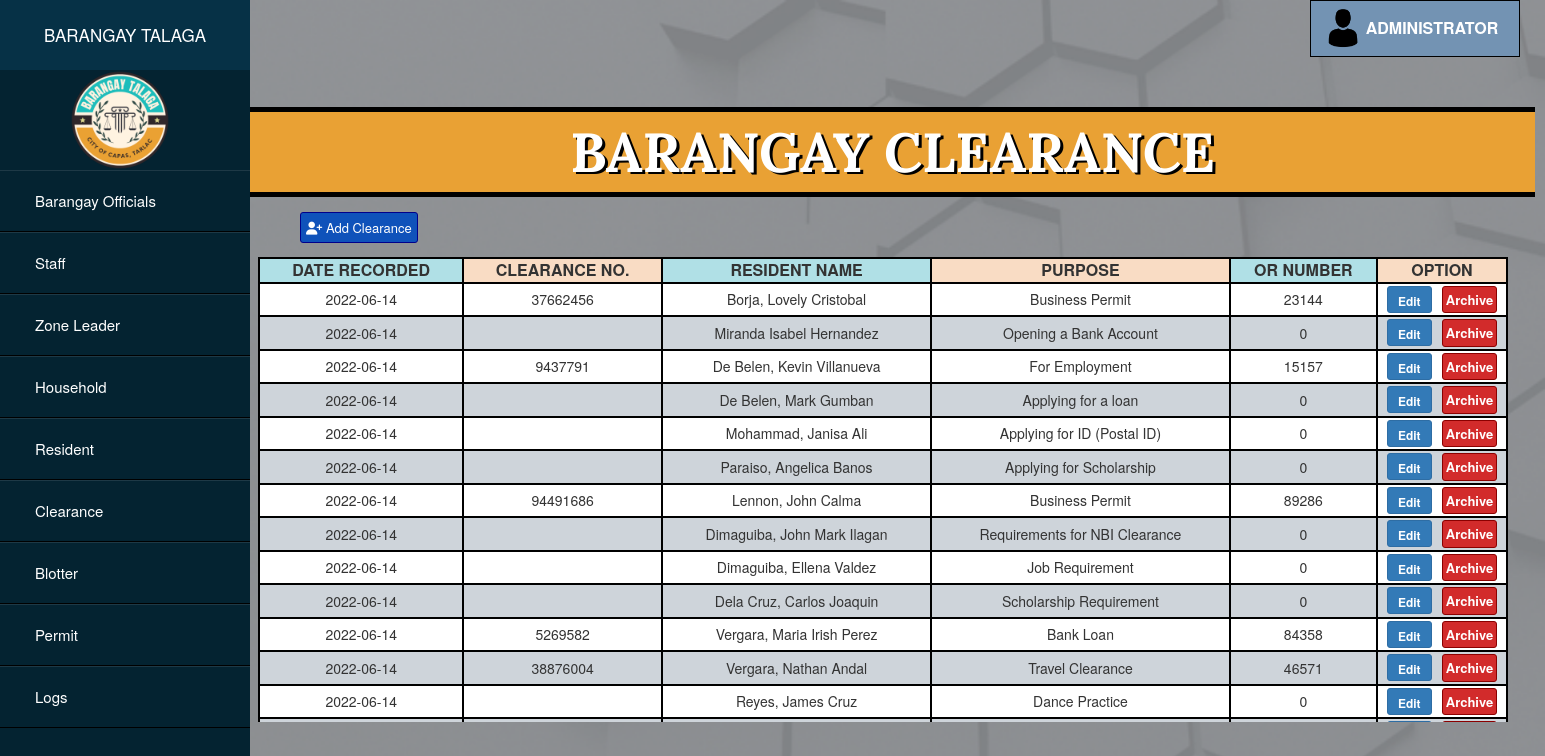
Screenshot of /admin/clearance.php with the database file from the repository.
### tables this page shows
CREATE TABLE `clearance` (
  `id` int(11) NOT NULL,
  `date` varchar(11) NOT NULL,
  `clearanceno` varchar(11) NOT NULL,
  `resident` varchar(50) NOT NULL,
  `purpose` varchar(50) NOT NULL,
  `orno` int(11) NOT NULL,
  `status` varchar(11) NOT NULL
);

### admin/clearance.php (the view, shortened to what this page needs)
<?php
$link = mysqli_connect("localhost", "root", "", "barangaydb");
?>
<!DOCTYPE html>
<html lang="en" dir="ltr">
    <head>
        <link rel="stylesheet" href="../css/clearancecss.css">
        <link rel="stylesheet" href="https://maxcdn.bootstrapcdn.com/bootstrap/3.4.1/css/bootstrap.min.css">
</head>
<body style="background-image: url(../images/main.png); background-repeat: no-repeat; background-size: cover;">
    <div class="sidebar">
        <header>BARANGAY TALAGA</header>
        <img src="../images/logo.png">
        <ul>
            <li><a href="officials.php">Barangay Officials</a></li>
            <li><a href="staff.php">Staff</a></li>
            <li><a href="zone_leader.php">Zone Leader</a></li>
            <li><a href="household.php">Household</a></li>
            <li><a href="residents.php">Resident</a></li>
            <li><a href="clearance.php">Clearance</a></li>
            <li><a href="blotter.php">Blotter</a></li>
            <li><a href="permit.php">Permit</a></li>
            <li><a href="logs.php">Logs</a></li>
        </ul>
    </div>
          <div class="dropdown">
          <img src="../images/person.png">
          <button onclick="myFunction()" class="dropbtn" >ADMINISTRATOR</button>
        </div>
    <div>
    <div class="header">
        <h1>BARANGAY CLEARANCE</h1>
    </div>
    <div class="add-delete">
       <a href="addform_clearance.php"> <button class="btn btn-primary btn-sm" id="add"><i class="fa fa-user-plus" aria-hidden="true"></i> Add Clearance</button></a>
    </div>
    <div class="grid">
        <form method="post">
        <table class="table-box">
            <thead>
                <tr>
                    <th style="background-color: powderblue; text-align: center;">DATE RECORDED</th>
                    <th style="background-color: #f9dcc4; text-align: center;">CLEARANCE NO.</th>
                    <th style="background-color: powderblue; text-align: center;">RESIDENT NAME</th>
                    <th style="background-color: #f9dcc4; text-align: center;">PURPOSE</th>
                    <th style="background-color: powderblue; text-align: center;">OR NUMBER</th>
                    <th style="width: 130px !important; background-color: #f9dcc4; text-align: center;">OPTION</th>
                </tr>
            </thead>
            <tbody>
                <?php
                    $sql = mysqli_query($link, "select * from clearance where status ='active'");
                    while($row = mysqli_fetch_array($sql))
                    {
                        echo'
                        <tr>';
                                $id = $row['id'];
                                $clearanceno = $row['clearanceno'];
                                $resident = $row['resident'];
                                $purpose = $row['purpose'];
                                $orno = $row['orno'];
                                $status = $row['status'];
                        echo '
                            <td>' .$row['date'].  '</td>
                            <td>' .$row['clearanceno'].  '</td>
                            <td>' .$row['resident']. '</td>
                            <td>' .$row['purpose']. '</td>
                            <td>' .$row['orno']. '</td>
                            <td style="text-align: center; padding: 2px;">';
                                echo "<button type='submit' class='btn btn-primary btn-sm' id='edit'><a href='updateform_clearance.php?id=$id&clearanceno=$clearanceno&resident=$resident&purpose=$purpose&orno=$orno' style='color:white';>
                                Edit</a></button>";
                                echo "<button type='submit' class='btn btn-danger btn-sm' id='archive'>
                                <a href='archive_clearance.php?id=$id&status=$status' style='color:white'; style='color:white';>
                                Archive</a></button>";
                           echo '</td>
                        </tr>';
                    }
                    ?>
            </tbody>
        </table>
        </form>
    </div>
</div>
</body>
</html>

### css/clearancecss.css (style rules this page uses)
body { font-family: 'Roboto', sans-serif; }
* { margin: 0; padding: 0; list-style: none; text-decoration: none; }
.sidebar { position: absolute; width: 250px; height: 100%; background: #042331; }
.sidebar header { font-size: 17px; color: white; text-align: center; line-height: 70px; background: #063146; user-select: none; }
.sidebar ul a { display: block; height: 100%; width: 100%; line-height: 60px; font-size: 15px; color: white; padding-left: 35px; box-sizing: border-box; border-top: 1px solid rgba(255,255,255,.1); border-bottom: 1px solid black; }
img { width: 100px; margin-left: 70px; }
.header { position: absolute; width: 1285px; margin-left: 250px; margin-top: 50px; border-top: 5px solid black; border-bottom: 5px solid black; padding-top: 20px; padding-bottom: 20px; text-align: center; background-color: #E9A134; }
.header h1 { font-size: 55px; margin-top: -10px; margin-bottom: -10px; font-weight: bolder; font-family: 'Lora', serif; color: white; text-shadow: 3px 2px black; }
.add-delete { position: absolute; margin-left: 300px; margin-top: 155px; }
#add { background-color: #0F52BA; border-color: darkblue; padding: 5px; color: white; font-size: 13px; }
#archive { background-color: #D22B2B; border-color: darkred; padding: 3px; color: white; font-weight: bolder; font-size: 13px; margin-left: 10px; }
.grid { position: absolute; margin-left: 258px; margin-top: 200px; width: 1270px; height: 465px; overflow-y:scroll; }
th, td { border: 2px solid black; padding: 10px; text-align: center; }
th { font-size: 16px; }
tr:nth-child(odd) { background-color: white; }
tr:nth-child(even) { background-color: #ced4da; }
.table-box { width: 1250px; }
.dropbtn { background-color: #7393B3; color: white; padding: 16px; font-size: 16px; border: none; cursor: pointer; width: 210px; padding-left: 50px; font-weight: bolder; border: 1px solid black; }
.dropdown { position: relative; display: inline-block; margin-left: 1310px; }
.dropdown img { position: absolute; display: inline-block; margin-left: 13px; margin-top: 8px; height: 40px; width: 40px; }
#edit { width: 45px; font-weight: bolder; height: 27px; }
h1 { margin-top: -10px; color: black; margin-left: 20px; }

### rows the page displays
clearance: date "2022-06-14", clearanceno "37662456", resident "Borja, Lovely Cristobal", purpose "Business Permit", orno "23144"
clearance: date "2022-06-14", resident "Miranda Isabel Hernandez", purpose "Opening a Bank Account", orno "0"
clearance: date "2022-06-14", clearanceno "9437791", resident "De Belen, Kevin Villanueva", purpose "For Employment", orno "15157"
clearance: date "2022-06-14", resident "De Belen, Mark Gumban", purpose "Applying for a loan", orno "0"
clearance: date "2022-06-14", resident "Mohammad, Janisa Ali", purpose "Applying for ID (Postal ID)", orno "0"
clearance: date "2022-06-14", resident "Paraiso, Angelica Banos", purpose "Applying for Scholarship", orno "0"
clearance: date "2022-06-14", clearanceno "94491686", resident "Lennon, John Calma", purpose "Business Permit", orno "89286"
clearance: date "2022-06-14", resident "Dimaguiba, John Mark Ilagan", purpose "Requirements for NBI Clearance", orno "0"
clearance: date "2022-06-14", resident "Dimaguiba, Ellena Valdez", purpose "Job Requirement", orno "0"
clearance: date "2022-06-14", resident "Dela Cruz, Carlos Joaquin", purpose "Scholarship Requirement", orno "0"
clearance: date "2022-06-14", clearanceno "5269582", resident "Vergara, Maria Irish Perez", purpose "Bank Loan", orno "84358"
clearance: date "2022-06-14", clearanceno "38876004", resident "Vergara, Nathan Andal", purpose "Travel Clearance", orno "46571"
clearance: date "2022-06-14", resident "Reyes, James Cruz", purpose "Dance Practice", orno "0"
